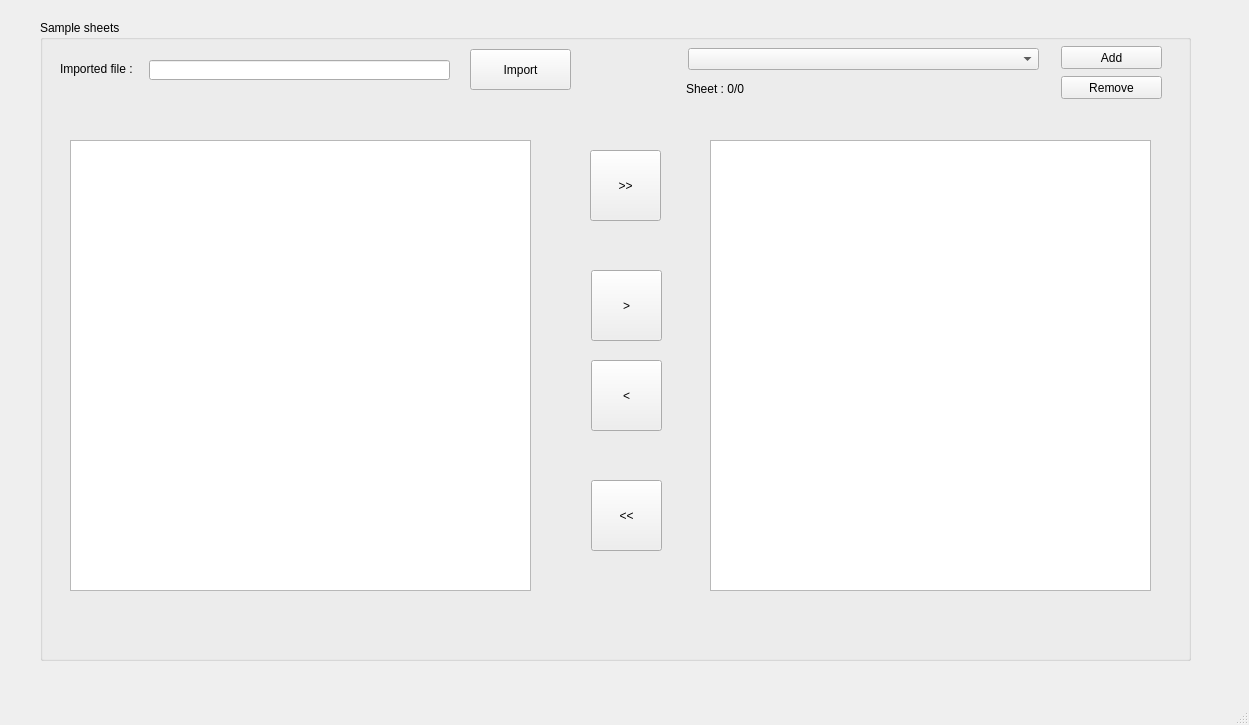
<?xml version="1.0" encoding="UTF-8"?>
<ui version="4.0">
 <class>MainWindow</class>
 <widget class="QMainWindow" name="MainWindow">
  <property name="geometry">
   <rect>
    <x>0</x>
    <y>0</y>
    <width>1249</width>
    <height>725</height>
   </rect>
  </property>
  <property name="windowTitle">
   <string>MainWindow</string>
  </property>
  <widget class="QWidget" name="centralwidget">
   <widget class="QGroupBox" name="groupBox_6">
    <property name="geometry">
     <rect>
      <x>40</x>
      <y>20</y>
      <width>1151</width>
      <height>641</height>
     </rect>
    </property>
    <property name="title">
     <string>Sample sheets</string>
    </property>
    <widget class="QLabel" name="Import_3">
     <property name="geometry">
      <rect>
       <x>20</x>
       <y>41</y>
       <width>91</width>
       <height>16</height>
      </rect>
     </property>
     <property name="text">
      <string>Imported file : </string>
     </property>
    </widget>
    <widget class="QPushButton" name="btn_import_raw_sample">
     <property name="geometry">
      <rect>
       <x>430</x>
       <y>29</y>
       <width>101</width>
       <height>41</height>
      </rect>
     </property>
     <property name="text">
      <string>Import</string>
     </property>
    </widget>
    <widget class="QLineEdit" name="line_import_raw_sample">
     <property name="geometry">
      <rect>
       <x>109</x>
       <y>40</y>
       <width>301</width>
       <height>20</height>
      </rect>
     </property>
     <property name="readOnly">
      <bool>true</bool>
     </property>
    </widget>
    <widget class="QPushButton" name="Remove">
     <property name="geometry">
      <rect>
       <x>1021</x>
       <y>56</y>
       <width>101</width>
       <height>23</height>
      </rect>
     </property>
     <property name="text">
      <string>Remove</string>
     </property>
    </widget>
    <widget class="QPushButton" name="btnAdd">
     <property name="geometry">
      <rect>
       <x>1021</x>
       <y>26</y>
       <width>101</width>
       <height>23</height>
      </rect>
     </property>
     <property name="text">
      <string>Add</string>
     </property>
    </widget>
    <widget class="QComboBox" name="comboImport">
     <property name="geometry">
      <rect>
       <x>648</x>
       <y>28</y>
       <width>351</width>
       <height>22</height>
      </rect>
     </property>
    </widget>
    <widget class="QLabel" name="labelFileNumber">
     <property name="geometry">
      <rect>
       <x>646</x>
       <y>61</y>
       <width>111</width>
       <height>16</height>
      </rect>
     </property>
     <property name="text">
      <string>Sheet : 0/0</string>
     </property>
    </widget>
    <widget class="QPushButton" name="pushButton_4">
     <property name="geometry">
      <rect>
       <x>551</x>
       <y>250</y>
       <width>71</width>
       <height>71</height>
      </rect>
     </property>
     <property name="text">
      <string>&gt;</string>
     </property>
    </widget>
    <widget class="QPushButton" name="pushButton_5">
     <property name="geometry">
      <rect>
       <x>551</x>
       <y>340</y>
       <width>71</width>
       <height>71</height>
      </rect>
     </property>
     <property name="text">
      <string>&lt;</string>
     </property>
    </widget>
    <widget class="QPushButton" name="pushButton_6">
     <property name="geometry">
      <rect>
       <x>551</x>
       <y>460</y>
       <width>71</width>
       <height>71</height>
      </rect>
     </property>
     <property name="text">
      <string>&lt;&lt;</string>
     </property>
    </widget>
    <widget class="QPushButton" name="pushButton_7">
     <property name="geometry">
      <rect>
       <x>550</x>
       <y>130</y>
       <width>71</width>
       <height>71</height>
      </rect>
     </property>
     <property name="text">
      <string>&gt;&gt;</string>
     </property>
    </widget>
    <widget class="QListWidget" name="list_sample_all">
     <property name="geometry">
      <rect>
       <x>30</x>
       <y>120</y>
       <width>461</width>
       <height>451</height>
      </rect>
     </property>
     <property name="selectionMode">
      <enum>QAbstractItemView::MultiSelection</enum>
     </property>
    </widget>
    <widget class="QListWidget" name="list_sample_partial">
     <property name="geometry">
      <rect>
       <x>670</x>
       <y>120</y>
       <width>441</width>
       <height>451</height>
      </rect>
     </property>
     <property name="selectionMode">
      <enum>QAbstractItemView::MultiSelection</enum>
     </property>
    </widget>
   </widget>
  </widget>
  <widget class="QMenuBar" name="menubar">
   <property name="geometry">
    <rect>
     <x>0</x>
     <y>0</y>
     <width>1249</width>
     <height>21</height>
    </rect>
   </property>
  </widget>
  <widget class="QStatusBar" name="statusbar"/>
 </widget>
 <resources/>
 <connections>
  <connection>
   <sender>pushButton_7</sender>
   <signal>clicked()</signal>
   <receiver>MainWindow</receiver>
   <slot>click_btn_move_all()</slot>
   <hints>
    <hint type="sourcelabel">
     <x>602</x>
     <y>212</y>
    </hint>
    <hint type="destinationlabel">
     <x>656</x>
     <y>29</y>
    </hint>
   </hints>
  </connection>
  <connection>
   <sender>pushButton_4</sender>
   <signal>clicked()</signal>
   <receiver>MainWindow</receiver>
   <slot>click_btn_move_all()</slot>
   <hints>
    <hint type="sourcelabel">
     <x>592</x>
     <y>346</y>
    </hint>
    <hint type="destinationlabel">
     <x>631</x>
     <y>35</y>
    </hint>
   </hints>
  </connection>
  <connection>
   <sender>pushButton_5</sender>
   <signal>clicked()</signal>
   <receiver>MainWindow</receiver>
   <slot>click_btn_move()</slot>
   <hints>
    <hint type="sourcelabel">
     <x>611</x>
     <y>448</y>
    </hint>
    <hint type="destinationlabel">
     <x>585</x>
     <y>33</y>
    </hint>
   </hints>
  </connection>
  <connection>
   <sender>pushButton_6</sender>
   <signal>clicked()</signal>
   <receiver>MainWindow</receiver>
   <slot>click_btn_remove_all()</slot>
   <hints>
    <hint type="sourcelabel">
     <x>598</x>
     <y>560</y>
    </hint>
    <hint type="destinationlabel">
     <x>625</x>
     <y>699</y>
    </hint>
   </hints>
  </connection>
 </connections>
 <slots>
  <slot>click_btn_move_all()</slot>
  <slot>click_btn_move()</slot>
  <slot>click_btn_remove()</slot>
  <slot>click_btn_remove_all()</slot>
 </slots>
</ui>
